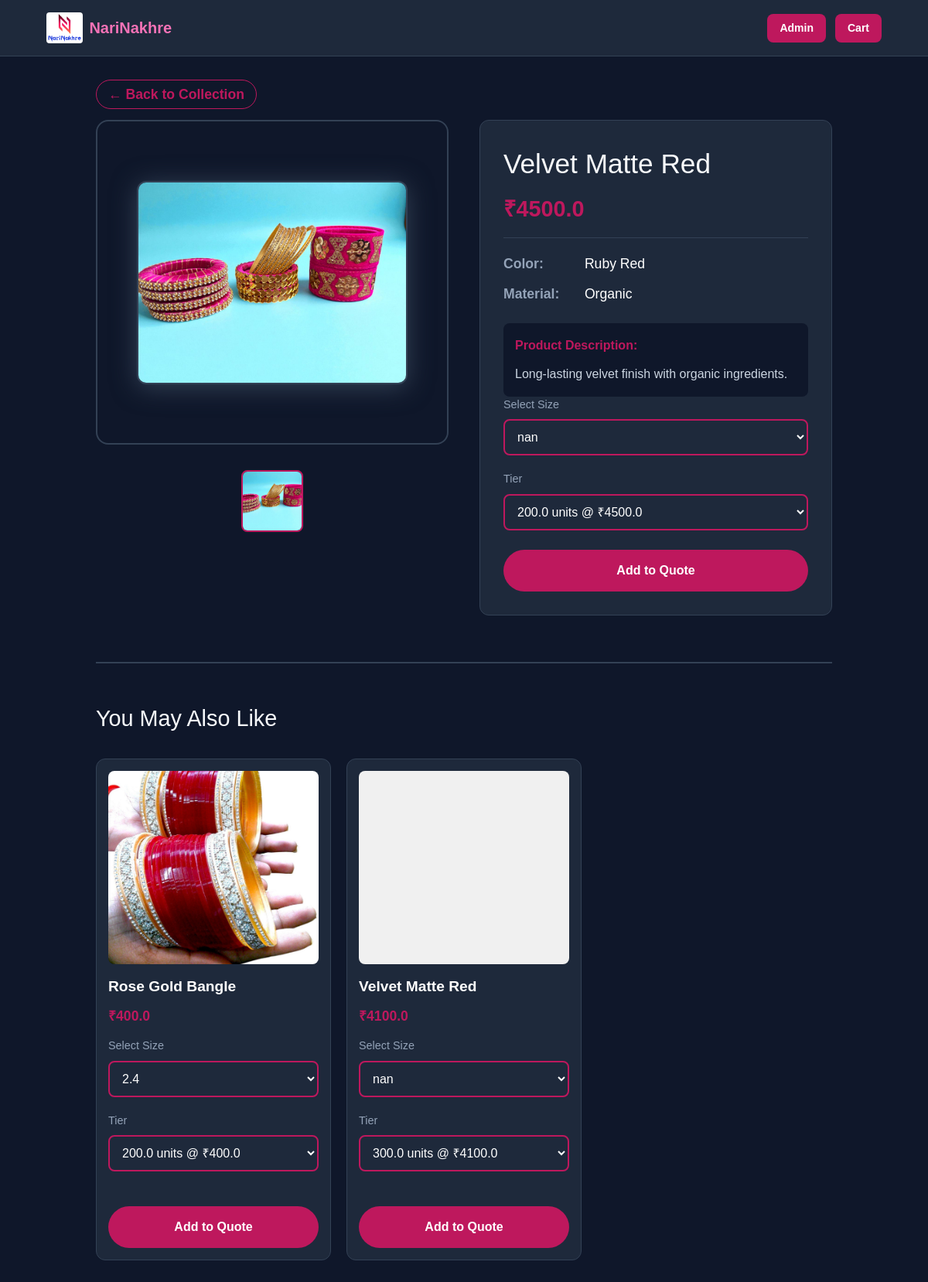
The app's page /product/17 with its own data.
### tables this page shows
CREATE TABLE products (
                id INTEGER PRIMARY KEY AUTOINCREMENT,
                sku TEXT,
                name TEXT,
                hsn TEXT,
                gst REAL,
                material TEXT,
                color TEXT,
                sizes TEXT,
                category_id INTEGER,
                subcategory_id INTEGER,
                description TEXT,
                quantity1 REAL,
                price1 REAL,
                quantity2 REAL,
                price2 REAL,
                quantity3 REAL,
                price3 REAL
            , category TEXT, subcategory TEXT, image_file TEXT, image_url TEXT);

### app.py (the view)
@app.route('/product/<int:product_id>')
def product_detail(product_id):
    db = get_db()
    product = db.execute('SELECT * FROM products WHERE id = ?', (product_id,)).fetchone()
    if product is None:
        return "Product not found", 404
    product = dict(product)
    product['tiers'] = [
        {'tier': 1, 'qty': product.get('quantity1'), 'price': product.get('price1')},
        {'tier': 2, 'qty': product.get('quantity2'), 'price': product.get('price2')},
        {'tier': 3, 'qty': product.get('quantity3'), 'price': product.get('price3')},
    ]
    product['sizes'] = product.get('sizes', '')
    images = db.execute('SELECT image_path FROM product_images WHERE product_id = ? ORDER BY image_index', (product_id,)).fetchall()
    image_urls = []
    for img in images:
        path = img['image_path']
        if path.startswith('static/'):
            path = path[len('static/'):]
        path = path.lstrip('/')
        image_urls.append(path)
    if not image_urls:
        for i in range(1, 6):
            img_path = f"static/assets/products/{product['sku']}_{i}.jpg"
            if os.path.exists(img_path):
                image_urls.append(f"assets/products/{product['sku']}_{i}.jpg")
        if not image_urls:
            image_urls = [f"assets/products/{product['sku']}_1.jpg"]
    related_products_raw = db.execute('SELECT * FROM products WHERE id != ? ORDER BY RANDOM() LIMIT 3', (product_id,)).fetchall()
    related_products = []
    for rel in related_products_raw:
        rel = dict(rel)
        rel['tiers'] = [
            {'tier': 1, 'qty': rel.get('quantity1'), 'price': rel.get('price1')},
            {'tier': 2, 'qty': rel.get('quantity2'), 'price': rel.get('price2')},
            {'tier': 3, 'qty': rel.get('quantity3'), 'price': rel.get('price3')},
        ]
        rel['sizes'] = rel.get('sizes', '')
        related_products.append(rel)
    return render_template('product_detail.html', product=product, image_urls=image_urls, related_products=related_products)

### app.py (called while the page is built)
def get_db():
    if 'db' not in g:
        g.db = sqlite3.connect(app.config['DATABASE'])
        g.db.row_factory = sqlite3.Row
    return g.db

### templates/product_detail.html (shortened to what this page needs)
{% extends "base.html" %}
{% block content %}
<div class="pdp-bg">
    <div class="pdp-container">
        <nav class="back-nav">
            <a href="/" class="back-link">← Back to Collection</a>
        </nav>
        <div class="pdp-grid">
            <div class="pdp-image-section">
                <div class="main-img-container" style="background:#0f172a; border:2px solid #334155; border-radius:16px; display:flex; align-items:center; justify-content:center; height:420px; overflow-x:auto;">
                    <img id="main-view" src="{{ url_for('static', filename=image_urls[0]) }}" alt="{{ product['name'] }} main image" onclick="openLightbox(0)" style="max-width:350px; max-height:380px; border-radius:12px; cursor:pointer; box-shadow:0 4px 32px #334155; border:2px solid #334155; background:#1e293b;">
                </div>
                <div class="thumb-grid" style="display:flex; gap:10px; justify-content:center; margin-top:18px; overflow-x:auto;">
                    {% for img in image_urls %}
                        <img src="{{ url_for('static', filename=img) }}" class="thumb-img{% if loop.index0 == 0 %} active-thumb{% endif %}" data-idx="{{ loop.index0 }}" style="width:80px; height:80px; object-fit:cover; border-radius:8px; border:2px solid #334155; opacity:0.85; cursor:pointer; transition:0.2s;" onclick="setMainImage({{ loop.index0 }})">
                    {% endfor %}
                </div>
            </div>
            <div class="pdp-info-card">
                <h1 class="pdp-title">{{ product['name'] }}</h1>
                <div class="pdp-price">₹{{ product['price1'] }}</div>
                <div class="detail-item"><span class="detail-label">Color:</span> {{ product['color'] or 'N/A' }}</div>
                <div class="detail-item"><span class="detail-label">Material:</span> {{ product['material'] or 'N/A' }}</div>
                <div class="product-desc">
                    <strong style="color:#be185d; display:block; margin-bottom:10px;">Product Description:</strong>
                    <span style="color:#cbd5e1;">{{ product['description'] or 'No description available for this product.' }}</span>
                </div>
                <div class="pdp-field">
                    <label>Select Size</label>
                    <select id="size-{{ product.id }}" class="pdp-select size-select">
                        {% for s in product['sizes'].split(',') %}
                            <option value="{{ s|trim }}">{{ s|trim }}</option>
                        {% endfor %}
                    </select>
                </div>
                <div class="pdp-field">
                    <label for="tier">Tier</label>
                    <select id="tier-select-{{ product.id }}" class="pdp-input tier-select">
                        {% for tier in product['tiers'] %}
                            {% if tier.qty and tier.price %}
                                <option value="{{ tier.qty }}" data-price="{{ tier.price }}">{{ tier.qty }} units @ ₹{{ tier.price }}</option>
                            {% endif %}
                        {% endfor %}
                    </select>
                </div>
                <div class="pdp-actions">
                    <button class="add-to-quote-btn btn-add"
                        data-sku="{{ product.id }}"
                        data-tier="{{ product.tiers[0].qty if product.tiers and product.tiers[0].qty else 1 }}"
                        data-price="{{ product.tiers[0].price if product.tiers and product.tiers[0].price else product.price1 }}"
                        data-size="{{ product.sizes.split(',')[0]|trim if product.sizes else '' }}"
                        onclick="addToQuoteDirect(this, '{{ product.id }}')"
                    >Add to Quote</button>
                </div>
            </div>
        </div>
        {% if related_products %}
        <section class="carousel-section">
            <h2 class="carousel-title">You May Also Like</h2>
            <div class="product-grid">
                {% for rel in related_products %}
                <div class="product-card">
                    <a href="/product/{{ rel.id }}">
                        <img class="product-image" src="/static/assets/products/{{ rel.sku }}_1.jpg" alt="{{ rel.name }}" onerror="this.src='/static/assets/products/default.jpg'">
                    </a>
                    <a href="/product/{{ rel.id }}" class="mini-title">{{ rel.name }}</a>
                    <div class="mini-price">₹{{ rel.price1 }}</div>
                    <div class="pdp-field">
                        <label>Select Size</label>
                        <select id="size-{{ rel.id }}" class="pdp-select size-select">
                            {% for s in rel.sizes.split(',') %}
                                <option value="{{ s|trim }}">{{ s|trim }}</option>
                            {% endfor %}
                        </select>
                    </div>
                    <div class="pdp-field">
                        <label for="tier">Tier</label>
                        <select id="tier-select-{{ rel.id }}" class="pdp-input tier-select">
                            {% for tier in rel.tiers %}
                                {% if tier.qty and tier.price %}
                                    <option value="{{ tier.qty }}" data-price="{{ tier.price }}">{{ tier.qty }} units @ ₹{{ tier.price }}</option>
                                {% endif %}
                            {% endfor %}
                        </select>
                    </div>
                    <div class="pdp-actions">
                        <button class="add-to-quote-btn btn-add"
                            data-sku="{{ rel.id }}"
                            data-tier="{{ rel.tiers[0].qty if rel.tiers and rel.tiers[0].qty else 1 }}"
                            data-price="{{ rel.tiers[0].price if rel.tiers and rel.tiers[0].price else rel.price1 }}"
                            data-size="{{ rel.sizes.split(',')[0]|trim if rel.sizes else '' }}"
                            onclick="addToQuoteDirect(this, '{{ rel.id }}')"
                        >Add to Quote</button>
                    </div>
                </div>
                {% endfor %}
            </div>
        </section>
        {% endif %}
    </div>
</div>
{% endblock %}

### templates/base.html (style rules this page uses)
body { background: #0f172a; color: #e2e8f0; font-family: sans-serif; }

### templates/product_detail.html (style rules this page uses)
body { background-color: #0f172a; color: white; margin: 0; font-family: sans-serif; }
.pdp-bg { background: #0f172a; min-height: 100vh; padding: 20px; }
.pdp-container { max-width: 1200px; margin: 0 auto; }
.back-nav { margin-bottom: 20px; }
.back-link { color: #be185d; text-decoration: none; font-weight: bold; font-size: 1.1rem; border: 1px solid #be185d; padding: 8px 15px; border-radius: 20px; transition: 0.3s; }
.pdp-grid { display: grid; grid-template-columns: repeat(auto-fit, minmax(350px, 1fr)); gap: 40px; margin-bottom: 60px; }
.pdp-image-section { display: flex; flex-direction: column; gap: 15px; }
.main-img-container { background: #1e293b; border: 1px solid #334155; border-radius: 12px; overflow: hidden; height: 450px; display: flex; align-items: center; justify-content: center; }
.main-img-container img { max-width: 100%; max-height: 100%; object-fit: contain; cursor: pointer; }
.thumb-grid { display: flex; gap: 10px; justify-content: center; overflow-x: auto; }
.thumb-grid img { width: 80px; height: 80px; object-fit: cover; border-radius: 8px; cursor: pointer; border: 2px solid #334155; opacity: 0.7; transition: 0.3s; }
.pdp-info-card { background: #1e293b; border: 1px solid #334155; border-radius: 12px; padding: 30px; height: fit-content; }
.pdp-title { font-size: 2.2rem; color: #f8fafc; margin-bottom: 10px; }
.pdp-price { font-size: 1.8rem; color: #be185d; font-weight: bold; margin-bottom: 20px; border-bottom: 1px solid #334155; padding-bottom: 15px; }
.detail-item { margin-bottom: 12px; font-size: 1.1rem; }
.detail-label { color: #94a3b8; font-weight: bold; min-width: 100px; display: inline-block; }
.product-desc { margin-top: 25px; line-height: 1.7; color: #cbd5e1; background: #0f172a; padding: 15px; border-radius: 8px; }
.pdp-field { margin-bottom: 20px; }
.pdp-field label { display: block; margin-bottom: 8px; color: #94a3b8; font-size: 0.9rem; }
.pdp-input, .pdp-select { width: 100%; padding: 12px; border-radius: 8px; border: 2px solid #be185d; background: #1e293b; color: white; font-size: 1rem; }
.pdp-actions { display: flex; gap: 15px; margin-top: 25px; }
.btn-add { flex: 2; background: #be185d; color: white; border: none; padding: 15px; border-radius: 30px; cursor: pointer; font-weight: bold; font-size: 1rem; }
.carousel-section { border-top: 2px solid #334155; padding-top: 50px; margin-top: 50px; }
.carousel-title { font-size: 1.8rem; margin-bottom: 30px; color: #f8fafc; }
.product-grid { display: grid; grid-template-columns: repeat(auto-fill, minmax(280px, 1fr)); gap: 20px; }
.product-card { background: #1e293b; border: 1px solid #334155; border-radius: 12px; padding: 15px; display: flex; flex-direction: column; transition: 0.3s; }
.product-image { width: 100%; height: 250px; object-fit: cover; border-radius: 8px; margin-bottom: 15px; }
.mini-title { color: white; text-decoration: none; font-size: 1.2rem; font-weight: bold; margin-bottom: 10px; display: block; }
.mini-price { color: #be185d; font-weight: bold; font-size: 1.1rem; margin-bottom: 15px; }

### records on screen
products: name "Velvet Matte Red", price1 "4500.0", color "Ruby Red", material "Organic", description "Long-lasting velvet finish with organic ingredients."
products: sku (picture), name "Rose Gold Bangle", price1 "400.0", sizes+id "2.4"
products: shows a picture, name "Velvet Matte Red", price1 "4100.0"

### other values on screen
form field value "nan"
form field value "200.0 units @ ₹4500.0"
form field value "200.0 units @ ₹400.0"
form field value "300.0 units @ ₹4100.0"
